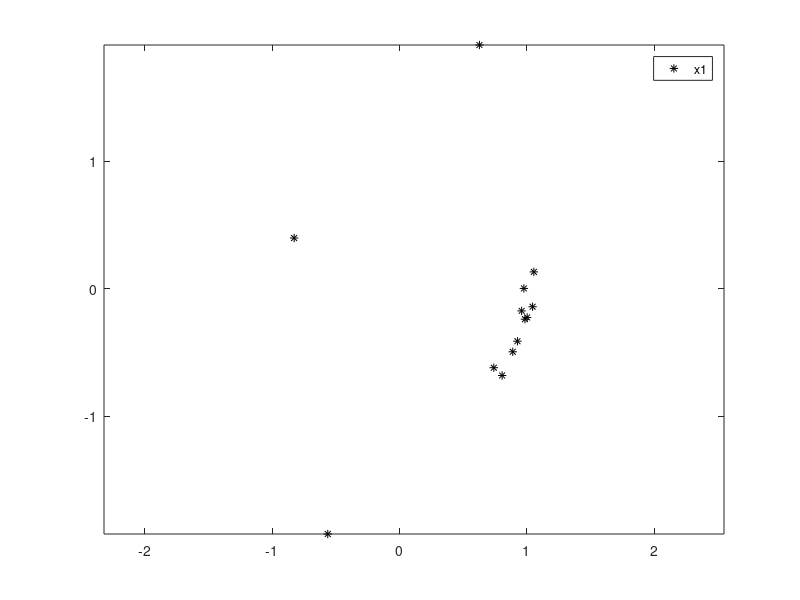

Recreate this plot in MATLAB. (Note: this script raises an error after producing the figure.)
%% Generates a set of points on an ellipse
n=10;
theta=0.1*pi;
sigma=0.05;
s1=1;
s2=2;
c1=0;
c2=0;
rng(1);

x1=[];
x2=[];
t=linspace(-pi/16,pi/16,n);
t=[t,pi/2,pi,3*pi/2];
n=length(t);

dc1=10;
for i=1:n
    x1(1,:)=cos(theta)*s1*cos(t)+sin(theta)*s2*sin(t) +randn(1,n)*sigma+c1;
    x1(2,:)=-sin(theta)*s1*cos(t)+cos(theta)*s2*sin(t) +randn(1,n)*sigma+c2;
    
    x2(1,:)=x1(1,:)+dc1;
    x2(2,:)=x1(2,:);
end

%% Generates a fitting ellipse
figure(1);plot(x1(1,:),x1(2,:),'k*');axis equal;legend('x1')

s=2*max(s1,s2);
[X1,Y1]=meshgrid(linspace(-s+c1,s+c1,100),linspace(-s+c2,s+c2,100));
[X2,Y2]=meshgrid(linspace(-s+c1+dc1,s+c1+dc1,100),linspace(-s+c2,s+c2,100));

nit=10000;
for nn=1:1000:nit
    tic;
    [q1,CF1]=Ellipse_Fitting_DR(x1,nn,sigma);
    toc;
    tic;
    [q2,CF2]=Ellipse_Fitting_DR(x2,nn,sigma);
    toc;
    
    t=linspace(0,2*pi,1000);
    figure(2);plot(x1(1,:),x1(2,:),'k*');axis equal
    title(sprintf('%i/%i',nn,nit))
    hold on;
    Z1=q1(1)*X1.^2 + q1(2)*Y1.^2 + sqrt(2)*q1(3)*X1.*Y1 + q1(4)*X1+q1(5)*Y1+q1(6);
    Z2=q2(1)*X2.^2 + q2(2)*Y2.^2 + sqrt(2)*q2(3)*X2.*Y2 + q2(4)*X2+q2(5)*Y2+q2(6);
    contour(X1,Y1,Z1,[0 0],'linewidth',2,'Color',[0 1 0]);
    contour(X2-dc1,Y2,Z2,[0 0],'linewidth',2,'Color',[1 0 0]);
    plot(cos(theta)*s1*cos(t)+sin(theta)*s2*sin(t)+c1,-sin(theta)*s1*cos(t)+cos(theta)*s2*sin(t)+c2,'k-');
    hold off;
    legend('Data points','ADMM1','ADMM2','Ground Truth')
    drawnow;
end

%figure(2);surf(X,Y,Z);shading interp;